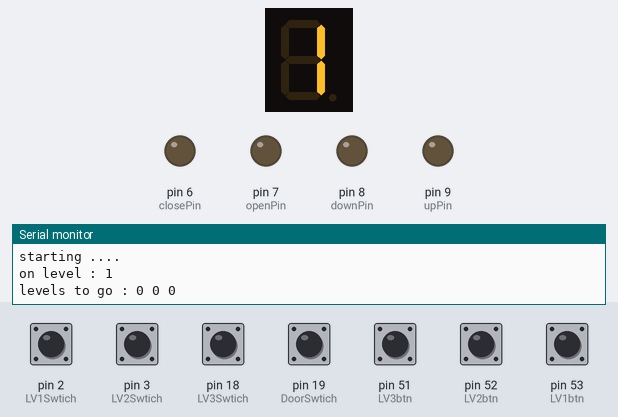
Recording of a sketch running on a simulated Arduino Mega 2560, built with avr-gcc and run on an emulated ATmega2560. Shown: 1-digit seven-segment display, output pins drawn as LEDs (lit = HIGH), the last lines printed to the serial monitor. Wiring (inferred from the names in the program): 1-digit 7-segment display, segments lit when HIGH: segments pin 22, pin 23, pin 24, pin 25, pin 26, pin 27, pin 28. Inputs (shaded band) come from the test bench; at power-on: pin 2 (LV1Swtich), pin 3 (LV2Swtich), pin 18 (LV3Swtich), pin 19 (DoorSwtich), pin 51 (LV3btn), pin 52 (LV2btn), pin 53 (LV1btn) HIGH. The segment pins are drawn as the display they are named for; pins used as bus, display or sensor lines are not drawn.

Above: at 1.2 s.
1.3 s: pin 19 (DoorSwtich) pulled LOW for 0.15 s
At 4.2 s:
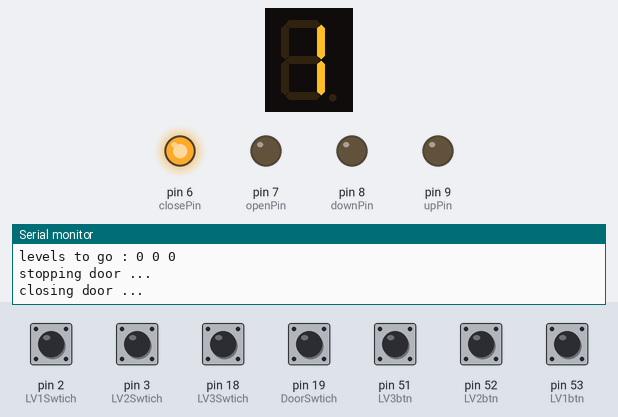
4.4 s: pin 51 (LV3btn) pulled LOW for 0.15 s
At 5.6 s:
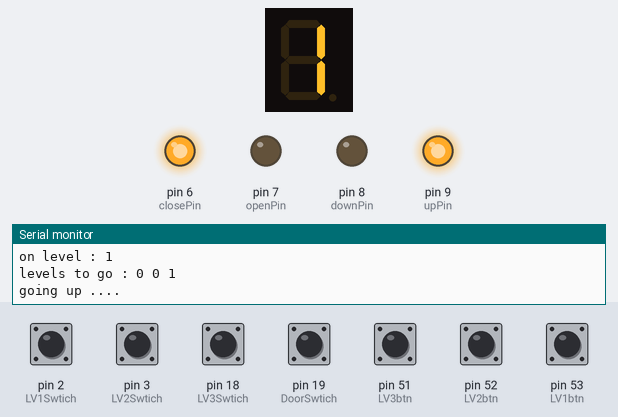
6.0 s: pin 18 (LV3Swtich) pulled LOW for 0.15 s
At 6.7 s:
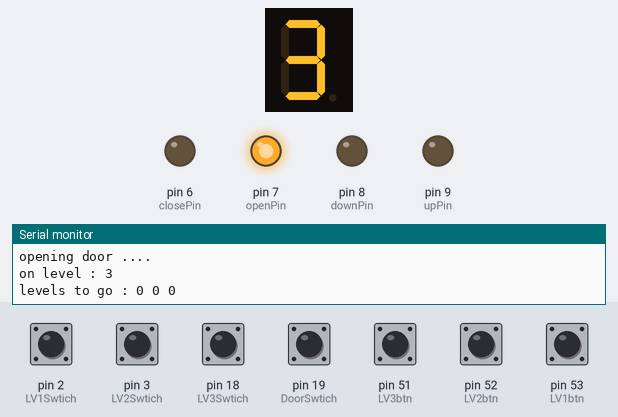
9.1 s: pin 3 (LV2Swtich) pulled LOW for 0.15 s
At 10.1 s:
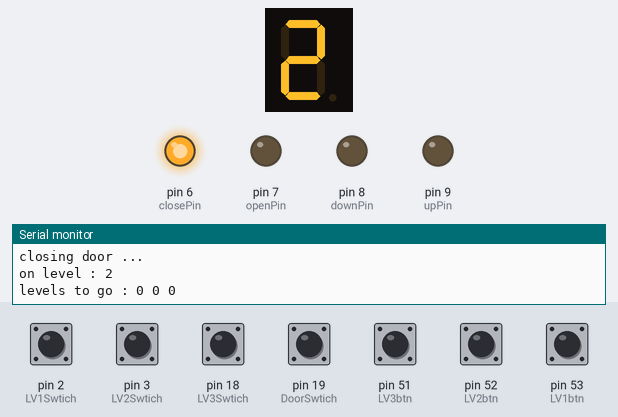
10.7 s: pin 52 (LV2btn) pulled LOW for 0.15 s
At 11.8 s:
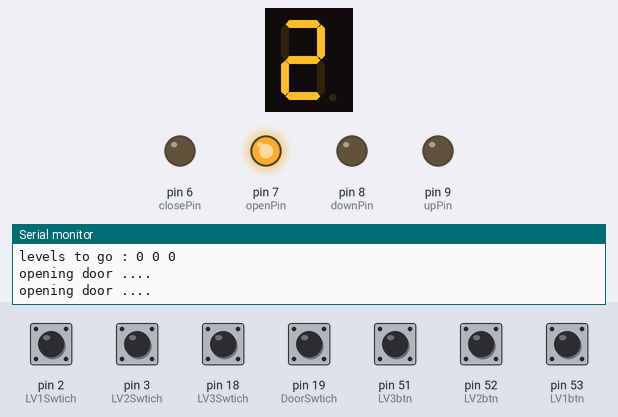
13.8 s: pin 52 (LV2btn) pulled LOW for 1 s
At 16.9 s:
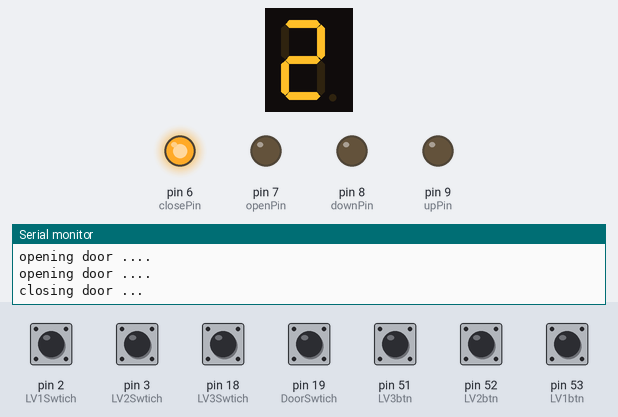
Timing chart, 0 to 18.3 s (numbered marks = the images above; inputs shaded):
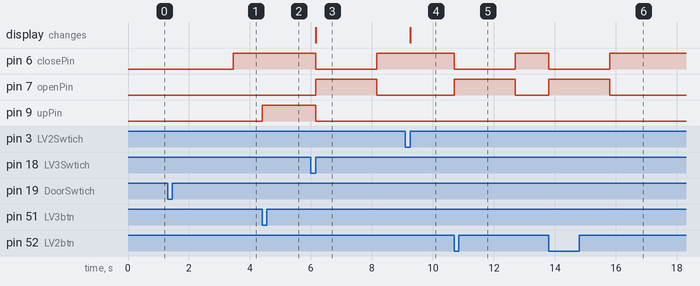

Measured:
- after the input at 1.3 s, pin 6 (closePin): LOW → HIGH after 2.2 s
- after the input at 4.4 s, pin 9 (upPin): LOW → HIGH at once
- after the input at 6.0 s, pin 6 (closePin): HIGH → LOW after 0.15 s, → HIGH 2.0 s later; pin 7 (openPin): LOW → HIGH after 0.15 s, → LOW 2.0 s later; pin 9 (upPin): HIGH → LOW after 0.15 s; the display: changes after 0.15 s (image 3)
- after the input at 9.1 s, the display: changes after 0.15 s (image 4)
- after the input at 10.7 s, pin 6 (closePin): HIGH → LOW at once, → HIGH 2.0 s later; pin 7 (openPin): LOW → HIGH at once, → LOW 2.0 s later
- after the input at 13.8 s, pin 6 (closePin): HIGH → LOW at once, → HIGH 2.0 s later; pin 7 (openPin): LOW → HIGH at once, → LOW 2.0 s later

The sketch:

lift.ino
```cpp
#include "PinChangeInterrupt.h"

volatile int level = 0;
volatile int levelsToGo[3] = {0, 0, 0};
volatile int doorOpen = false;
volatile int doorClosing = false;
volatile int commoingFrom = 0;
volatile int doorClosed = true;
volatile int moving = false;
//funcation all false
int doorDelay = 2000;

void setup()
{
  displayDigitInit();

  limitSwitchersInit();

  upDownInit();

  buttonsInit();

  closeOpenInit();

  Serial.begin(9600);
  Serial.println("starting ....");

  levelInfo();
}

void loop()
{
  if (doorOpen && !doorClosing)
  {
    delay(doorDelay);
    closeDoor();
    delay(50);
  }
}

void levelInfo()
{
  Serial.print("on level : ");
  Serial.println(level + 1);

  displayDigit();

  Serial.print("levels to go : ");
  Serial.print(levelsToGo[0]);
  Serial.print(" ");
  Serial.print(levelsToGo[1]);
  Serial.print(" ");
  Serial.println(levelsToGo[2]);
}

/** 7 segments **/

uint8_t a = 22;
uint8_t b = 23;
uint8_t c = 24;
uint8_t d = 25;
uint8_t e = 26;
uint8_t f = 27;
uint8_t g = 28;

void displayDigitInit()
{
  pinMode(a, OUTPUT); //A
  pinMode(b, OUTPUT); //B
  pinMode(c, OUTPUT); //C
  pinMode(d, OUTPUT); //D
  pinMode(e, OUTPUT); //E
  pinMode(f, OUTPUT); //F
  pinMode(g, OUTPUT); //G
}

void displayDigit()
{
  int digit = level + 1;

  displayDigitOff();
  //Conditions for displaying segment a
  if (digit != 1 && digit != 4)
    digitalWrite(a, HIGH);

  //Conditions for displaying segment b
  if (digit != 5 && digit != 6)
    digitalWrite(b, HIGH);

  //Conditions for displaying segment c
  if (digit != 2)
    digitalWrite(c, HIGH);

  //Conditions for displaying segment d
  if (digit != 1 && digit != 4 && digit != 7)
    digitalWrite(d, HIGH);

  //Conditions for displaying segment e
  if (digit == 2 || digit == 6 || digit == 8 || digit == 0)
    digitalWrite(e, HIGH);

  //Conditions for displaying segment f
  if (digit != 1 && digit != 2 && digit != 3 && digit != 7)
    digitalWrite(f, HIGH);
  if (digit != 0 && digit != 1 && digit != 7)
    digitalWrite(g, HIGH);
}

void displayDigitOff()
{
  digitalWrite(a, LOW);
  digitalWrite(b, LOW);
  digitalWrite(c, LOW);
  digitalWrite(d, LOW);
  digitalWrite(e, LOW);
  digitalWrite(f, LOW);
  digitalWrite(g, LOW);
}

/** 7 segments **/

/** limit switches pins **/

uint8_t LV1Swtich = 2;
uint8_t LV2Swtich = 3;
uint8_t LV3Swtich = 18;

uint8_t DoorSwtich = 19;

void limitSwitchersInit()
{
  pinMode(LV1Swtich, INPUT_PULLUP);
  pinMode(LV2Swtich, INPUT_PULLUP);
  pinMode(LV3Swtich, INPUT_PULLUP);

  pinMode(DoorSwtich, INPUT_PULLUP);

  attachInterrupt(digitalPinToInterrupt(LV1Swtich), floor1reach, RISING);
  attachInterrupt(digitalPinToInterrupt(LV2Swtich), floor2reach, RISING);
  attachInterrupt(digitalPinToInterrupt(LV3Swtich), floor3reach, RISING);

  attachInterrupt(digitalPinToInterrupt(DoorSwtich), stopDoor, RISING);
}

void floorReach(int lv)
{
  level = lv;

  if (levelsToGo[lv])
  {
    stopMoving();
    levelsToGo[lv] = 0;
  }

  levelInfo();
}

void floor1reach()
{
  floorReach(0);
}

void floor2reach()
{
  floorReach(1);
}

void floor3reach()
{
  floorReach(2);
}

/** limit switches pins **/

/** up and down **/

volatile uint8_t upPin = 9;
volatile uint8_t downPin = 8;

void upDownInit()
{
  pinMode(upPin, OUTPUT);
  pinMode(downPin, OUTPUT);
}

void goUp()
{
  Serial.println("going up ....");
  digitalWrite(downPin, LOW);
  digitalWrite(upPin, HIGH);
  moving = true;
}

void goDown()
{
  Serial.println("going down ...");
  digitalWrite(upPin, LOW);
  digitalWrite(downPin, HIGH);
  moving = true;
}

void stopMoving()
{
  Serial.println("stopping ...");
  digitalWrite(upPin, LOW);
  digitalWrite(downPin, LOW);

  moving = false;

  openDoor();
}

/** buttons **/

uint8_t LV1btn = 53;
uint8_t LV2btn = 52;
uint8_t LV3btn = 51;

void buttonsInit()
{
  pinMode(LV1btn, INPUT_PULLUP);
  pinMode(LV2btn, INPUT_PULLUP);
  pinMode(LV3btn, INPUT_PULLUP);

  attachPCINT(digitalPinToPCINT(LV1btn), LV1btnClick, CHANGE);
  attachPCINT(digitalPinToPCINT(LV2btn), LV2btnClick, CHANGE);
  attachPCINT(digitalPinToPCINT(LV3btn), LV3btnClick, CHANGE);
}

void LV1btnClick(void)
{
  if (level == 0 & !moving)
    openDoor();
  else
  {

    levelsToGo[0] = 1;
    levelInfo();
    move();
  }
}

void LV2btnClick(void)
{
  if (level == 1 & !moving)
    openDoor();
  else
  {
    levelsToGo[1] = 1;
    levelInfo();
    move();
  }
}

void LV3btnClick(void)
{
  if (level == 2 & !moving)
    openDoor();
  else
  {

    levelsToGo[2] = 1;
    levelInfo();
    move();
  }
}

void move()
{
  if (doorClosed)
  {
    if (level == 0 && (levelsToGo[1] || levelsToGo[2]))
      goUp();

    if (level == 2 && (levelsToGo[0] || levelsToGo[1]))
      goDown();

    if (level == 1 && levelsToGo[0])
      if (levelsToGo[2] && commoingFrom == 0)
        goUp();
      else
        goDown();

    if (level == 1 && levelsToGo[2])
      goUp();

    commoingFrom = level;
  }
}

/** open and close door **/

volatile uint8_t openPin = 7;
volatile uint8_t closePin = 6;

void closeOpenInit()
{
  pinMode(openPin, OUTPUT);
  pinMode(closePin, OUTPUT);
}

void openDoor()
{
  doorClosing = false;
  doorClosed = false;

  Serial.println("opening door ....");
  digitalWrite(closePin, LOW);
  digitalWrite(openPin, HIGH);
}

void closeDoor()
{
  doorClosing = true;
  Serial.println("closing door ...");
  digitalWrite(openPin, LOW);
  digitalWrite(closePin, HIGH);
}

void stopDoor()
{
  Serial.println("stopping door ...");
  digitalWrite(openPin, LOW);
  digitalWrite(closePin, LOW);

  if (doorClosing)
  {
    doorOpen = false;
    doorClosing = false;
    doorClosed = true;
    move();
  }
  else
  {
    doorOpen = true;
  }
}
```
